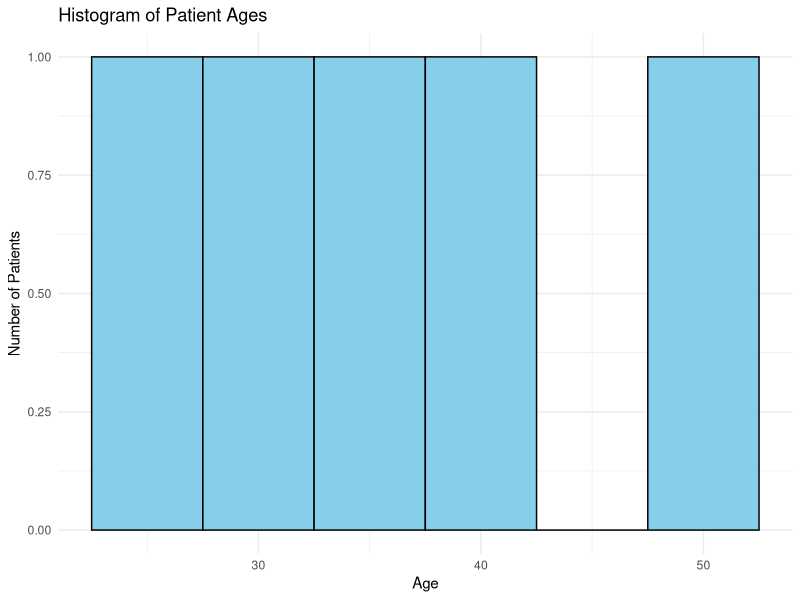
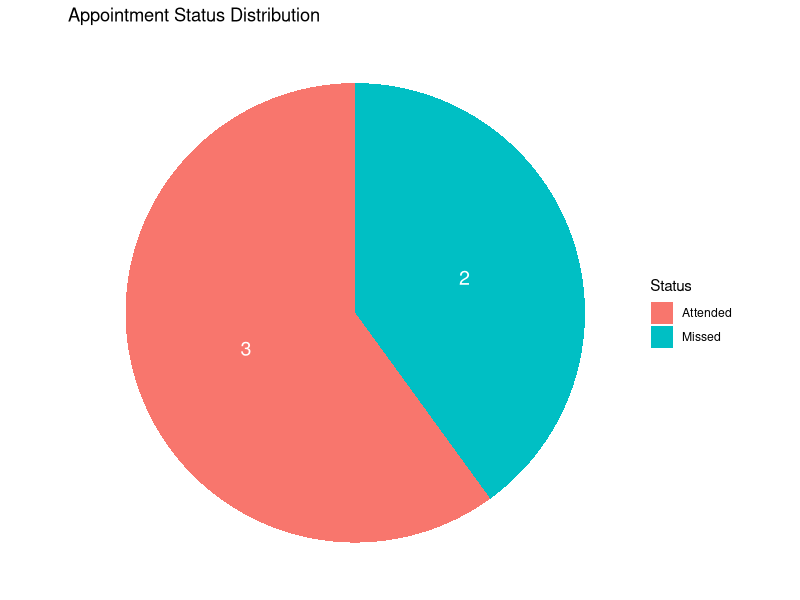
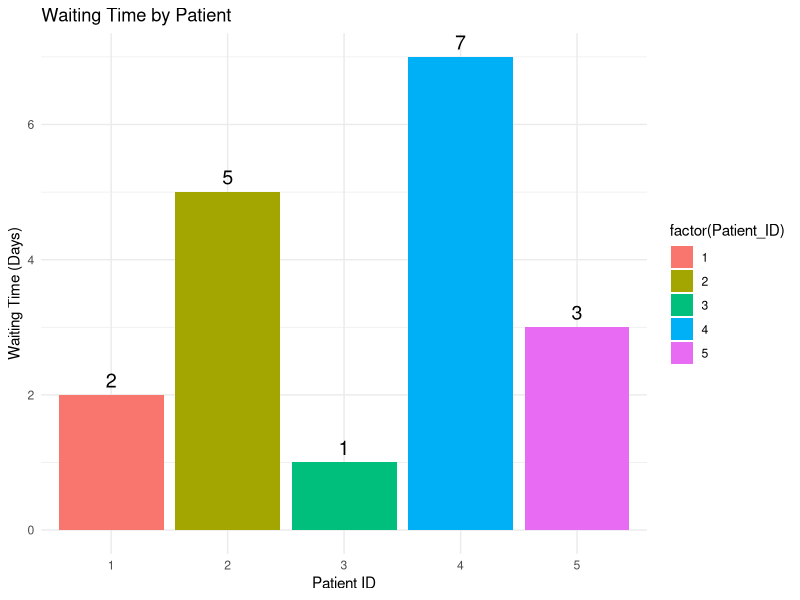
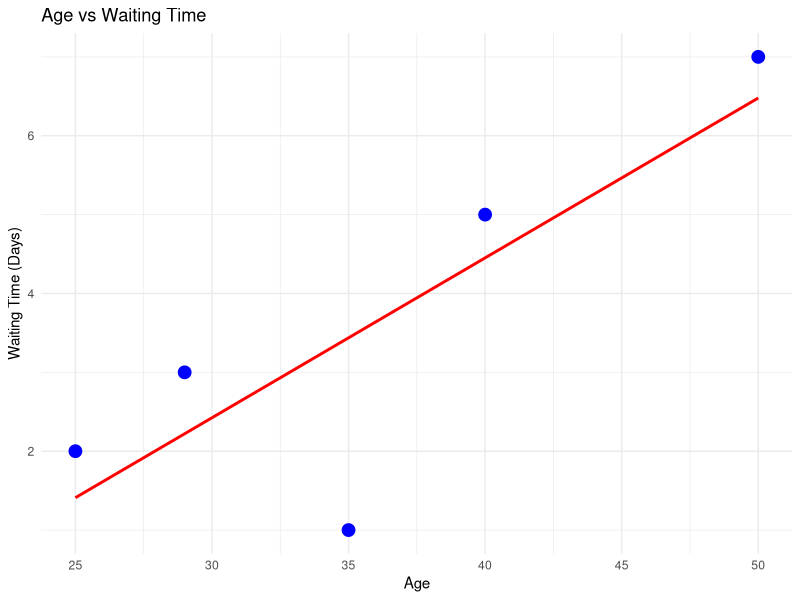

These charts were generated, in order, by the following R code:
#==========================================
# SET 20 – Hospital Appointment Analysis
#==========================================

# Load Library
library(ggplot2)

#------------------------------------------
# Create Dataset
#------------------------------------------

hospital <- data.frame(
  Patient_ID = c(1,2,3,4,5),
  Age = c(25,40,35,50,29),
  Waiting_Time = c(2,5,1,7,3),
  Appointment_Status = c("Attended","Missed","Attended","Missed","Attended")
)

print(hospital)

#==========================================
# Question 1
# Histogram of Patient Ages
#==========================================

ggplot(hospital, aes(x = Age)) +
  geom_histogram(
    binwidth = 5,
    fill = "skyblue",
    color = "black"
  ) +
  labs(
    title = "Histogram of Patient Ages",
    x = "Age",
    y = "Number of Patients"
  ) +
  theme_minimal()

#==========================================
# Question 2
# Pie Chart of Appointment Status
#==========================================

status_count <- as.data.frame(table(hospital$Appointment_Status))
colnames(status_count) <- c("Status","Count")

ggplot(status_count,
       aes(x = "", y = Count, fill = Status)) +
  geom_bar(
    stat = "identity",
    width = 1
  ) +
  coord_polar(theta = "y") +
  geom_text(
    aes(label = Count),
    position = position_stack(vjust = 0.5),
    color = "white",
    size = 5
  ) +
  labs(
    title = "Appointment Status Distribution"
  ) +
  theme_void()

#==========================================
# Question 3
# Bar Chart of Waiting Time by Patient
#==========================================

ggplot(hospital,
       aes(x = factor(Patient_ID),
           y = Waiting_Time,
           fill = factor(Patient_ID))) +
  geom_bar(stat = "identity") +
  geom_text(
    aes(label = Waiting_Time),
    vjust = -0.5,
    size = 5
  ) +
  labs(
    title = "Waiting Time by Patient",
    x = "Patient ID",
    y = "Waiting Time (Days)"
  ) +
  theme_minimal()

#==========================================
# Question 4
# Scatter Plot of Age vs Waiting Time
#==========================================

ggplot(hospital,
       aes(x = Age,
           y = Waiting_Time)) +
  geom_point(
    color = "blue",
    size = 4
  ) +
  geom_smooth(
    method = "lm",
    se = FALSE,
    color = "red",
    linewidth = 1
  ) +
  labs(
    title = "Age vs Waiting Time",
    x = "Age",
    y = "Waiting Time (Days)"
  ) +
  theme_minimal()

#==========================================
# Export Dataset for Tableau (Optional)
#==========================================

write.csv(
  hospital,
  "Hospital_Appointments.csv",
  row.names = FALSE
)

cat("Hospital_Appointments.csv exported successfully!\n")
